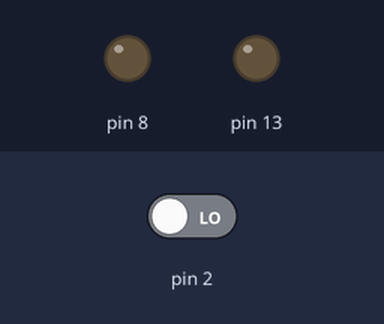
Bench run of a sketch on a simulated Arduino Uno, built with avr-gcc and run on an emulated ATmega328P. On the bench: output pins drawn as LEDs (lit = HIGH). Dashed ring = blinking. The test bench sets the inputs (shaded band); at power-on: pin 2 LOW.

Above: at 1.2 s.
1.3 s: pin 2 driven HIGH
At 1.7 s:
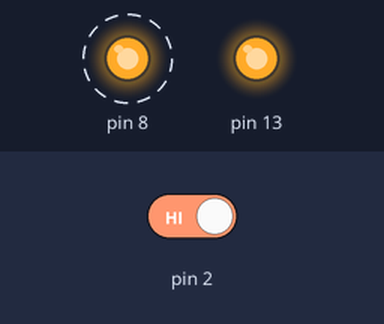
At 2.7 s:
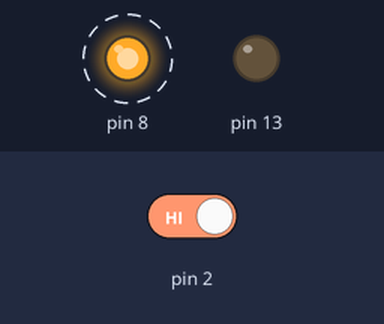
4.3 s: pin 2 driven LOW
At 6.6 s:
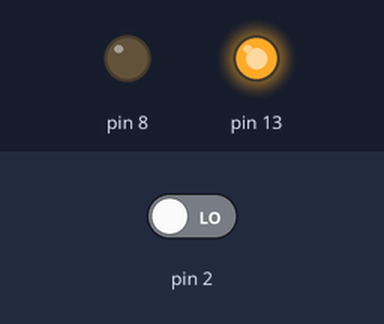
Timing chart, 0 to 8.1 s (numbered marks = the images above; inputs shaded):
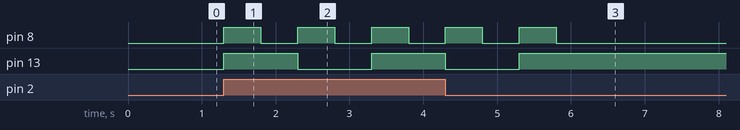

Measured:
- after the input at 1.3 s, pin 8: alternates HIGH for 0.50 s and LOW for 0.50 s, starting at once; pin 13: LOW → HIGH at once, → LOW 1.0 s later, → HIGH 1.0 s later
- after the input at 4.3 s, pin 8: goes on until 5.8 s, then stays LOW; pin 13: goes on until 5.3 s, then stays HIGH

The sketch:

boton_led.ino
```cpp
void setup() {
  pinMode(2, INPUT);
  pinMode(13, OUTPUT);
  pinMode(8, OUTPUT);
}

void loop() {
  if(digitalRead(2)== HIGH) {
    for(int i = 0; i < 5; i++) {
      digitalWrite(13, !digitalRead(13));
      digitalWrite(8, HIGH);
      delay(500);
      digitalWrite(8, LOW);
      delay(500);
    }
  }
}
```
